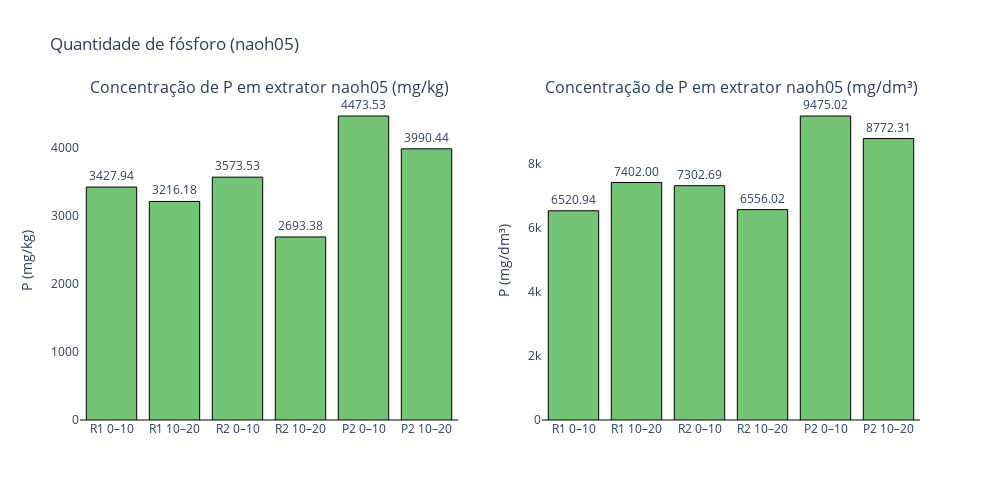

Notebook source saved alongside this figure:
### Code cell
import plotly.graph_objects as go
from plotly.subplots import make_subplots
import numpy as np

# Seus dados (mantém o mesmo formato)
valores_mgkg = np.array([
    R1_0_10_naoh05,
    R1_10_20_naoh05,
    R2_0_10_naoh05,
    R2_10_20_naoh05,
    P2_0_10_naoh05,
    P2_10_20_naoh05
], dtype=float)

valores_mg_dm3 = np.array(valores_mg_dm3, dtype=float)
densidades = np.array(densidades, dtype=float)

labels = ['R1 0–10','R1 10–20','R2 0–10','R2 10–20','P2 0–10','P2 10–20']

def colors_for(vals):
    return ['#74c476' if v >= 0 else '#d9d9d9' for v in vals]

# Exibir dados no terminal
for label, dens, mgkg, mgdm3 in zip(labels, densidades, valores_mgkg, valores_mg_dm3):
    print(f"{label}: densidade = {dens:.4f} g/cm³  |  {mgkg:.2f} mg/kg  ->  {mgdm3:.2f} mg/dm³")

# Criação das duas colunas (subplots lado a lado)
fig = make_subplots(rows=1, cols=2, subplot_titles=("Concentração de P em extrator naoh05 (mg/kg)", "Concentração de P em extrator naoh05 (mg/dm³)"))

# --- Primeiro gráfico (mg/kg)
colors1 = colors_for(valores_mgkg)
texts1 = [f"{v:.2f}" if v >= 0 else "Não mensurável" for v in valores_mgkg]
fig.add_trace(
    go.Bar(
        x=labels,
        y=valores_mgkg,
        text=texts1,
        textposition="outside",
        marker=dict(color=colors1, line=dict(color='black', width=1)),
        name="P (mg/kg)"
    ),
    row=1, col=1
)

# --- Segundo gráfico (mg/dm³)
colors2 = colors_for(valores_mg_dm3)
texts2 = [f"{v:.2f}" if v >= 0 else "Não mensurável" for v in valores_mg_dm3]
fig.add_trace(
    go.Bar(
        x=labels,
        y=valores_mg_dm3,
        text=texts2,
        textposition="outside",
        marker=dict(color=colors2, line=dict(color='black', width=1)),
        name="P (mg/dm³)"
    ),
    row=1, col=2
)

# Layout geral
fig.update_layout(
    height=500,
    width=1000,
    title_text="Quantidade de fósforo (naoh05)",
    showlegend=False,
    plot_bgcolor='rgba(0,0,0,0)',
)
fig.update_yaxes(title_text="P (mg/kg)", row=1, col=1, zeroline=True, zerolinewidth=1, zerolinecolor='black')
fig.update_yaxes(title_text="P (mg/dm³)", row=1, col=2, zeroline=True, zerolinewidth=1, zerolinecolor='black')

fig.show()

### Figure 1 — Plotly figure (JSON) as saved in the notebook; plotly's stock layout.template omitted (floating-point values rounded to 4 significant figures)
{"data": [{"marker": {"color": ["#74c476", "#74c476", "#74c476", "#74c476", "#74c476", "#74c476"], "line": {"color": "black", "width": 1}}, "name": "P (mg/kg)", "text": ["3427.94", "3216.18", "3573.53", "2693.38", "4473.53", "3990.44"], "textposition": "outside", "type": "bar", "x": ["R1 0–10", "R1 10–20", "R2 0–10", "R2 10–20", "P2 0–10", "P2 10–20"], "xaxis": "x", "y": [3428.0, 3216.0, 3574.0, 2693.0, 4474.0, 3990.0], "yaxis": "y"}, {"marker": {"color": ["#74c476", "#74c476", "#74c476", "#74c476", "#74c476", "#74c476"], "line": {"color": "black", "width": 1}}, "name": "P (mg/dm³)", "text": ["6520.94", "7402.00", "7302.69", "6556.02", "9475.02", "8772.31"], "textposition": "outside", "type": "bar", "x": ["R1 0–10", "R1 10–20", "R2 0–10", "R2 10–20", "P2 0–10", "P2 10–20"], "xaxis": "x2", "y": [6521.0, 7402.0, 7303.0, 6556.0, 9475.0, 8772.0], "yaxis": "y2"}], "layout": {"annotations": [{"font": {"size": 16}, "showarrow": false, "text": "Concentração de P em extrator naoh05 (mg/kg)", "x": 0.225, "xanchor": "center", "xref": "paper", "y": 1, "yanchor": "bottom", "yref": "paper"}, {"font": {"size": 16}, "showarrow": false, "text": "Concentração de P em extrator naoh05 (mg/dm³)", "x": 0.775, "xanchor": "center", "xref": "paper", "y": 1, "yanchor": "bottom", "yref": "paper"}], "height": 500, "plot_bgcolor": "rgba(0,0,0,0)", "showlegend": false, "title": {"text": "Quantidade de fósforo (naoh05)"}, "width": 1000, "xaxis": {"anchor": "y", "domain": [0, 0.45]}, "xaxis2": {"anchor": "y2", "domain": [0.55, 1]}, "yaxis": {"anchor": "x", "domain": [0, 1], "title": {"text": "P (mg/kg)"}, "zeroline": true, "zerolinecolor": "black", "zerolinewidth": 1}, "yaxis2": {"anchor": "x2", "domain": [0, 1], "title": {"text": "P (mg/dm³)"}, "zeroline": true, "zerolinecolor": "black", "zerolinewidth": 1}}}
